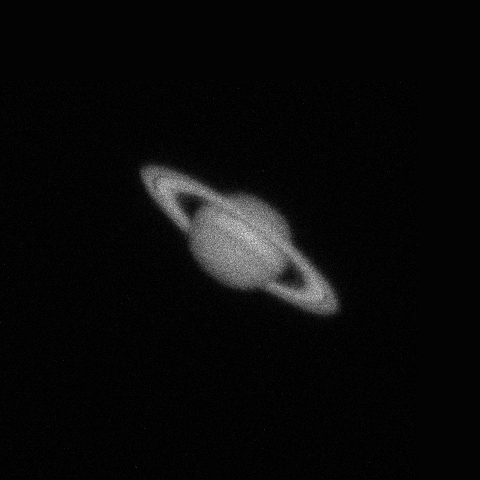
#> input picture Saturn_tests/0000_Object_Name_Filter 3__073112__01-55-44__data.tif, 480 x 480 px, found by its file name; its folder holds only this picture in this run
$ python demo.py
#> lines starting #> are read from the running program, lines starting #| are printed output that depends on the picture
#> in image_reader, data is the input picture: shape (480, 480) uint16; min 16, max 57824, mean 2511.6
### stacking.py
import numpy as np
from astropy.io import fits
import matplotlib.pyplot as plt

# Culls the original 2D array to a central region of interest
# Values must be even numbers
def center_roi(arr2d, roi):
    half = (np.array(roi) / 2).astype(int)
#> half = [150, 150]
    center_i = int(arr2d.shape[0] / 2)
#> center_i = 240
    center_j = int(arr2d.shape[1] / 2)
#> center_j = 240
    return arr2d[(center_i - half[0]):(center_i + half[0]), (center_j - half[0]):(center_j + half[0])]
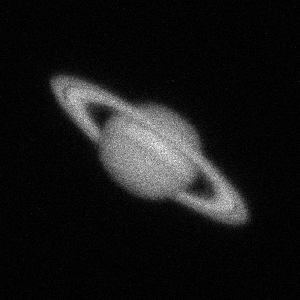
#> returned value: shape (300, 300) uint16; min 16, max 57824, mean 5159.1; drawn with min black and max white

def image_reader(file, format):
    if format == 'tiff':
        data = plt.imread(file)
    elif format == 'fits':
        hdulist = fits.open(file)
        data = hdulist[0].data
    return data

def mean_stack(file_lst, format, roi):
    data0 = center_roi(image_reader(file_lst[0],format),roi)
    data_sum = np.zeros((data0.shape))  # create a 2D array with zeros
    for f in file_lst:
        data = center_roi(image_reader(f,format),roi)
        data_sum += data
    data_mean = data_sum / len(file_lst)
    return data_mean

#running_stats function taken from "Data-driven Astronomy" course
# [61 lines left out: functions running_stats, median_bins_fits, median_approx_fits, not called in this run]

def img_stack(file_lst, format, method, roi, bins=0):
    if method == 'mean':
        print("Mean stacking method used")
        stacked = mean_stack(file_lst, format, roi)
    elif method == 'binapprox':
        stacked = median_approx_fits(file_lst, format, bins, roi)
        print("Binapprox stacking method used")
    return stacked

### demo.py
from stacking import *
import matplotlib.pyplot as plt
import os

############ INSTRUCTIONS ##############
# Comment al the code in whichever example is not executed.
# Run this module.

#-------------------------- Example 1: Saturn TIFF images, using mean stacking method ----------------------------------
#Prepare a list of Saturn TIFF images
dir_path = 'venv/images/Saturn_tests'
file_list = []
for path in os.listdir(dir_path):
    if os.path.isfile(os.path.join(dir_path, path)):
        file_list.append('venv/images/Saturn_tests/' + path)

#Arguments in img_stack:
#file list: a list of strings
#file_format: 'fits' or 'tiff'
#stacking_method: 'mean' or 'binapprox'
#roi: a region of interest centered in the image. Must be smaller than the image size. 2 element list, e.g. [300, 300]
#(Optional) Number of bins, if binapprox method is selected
stacked_img = img_stack(file_list, 'tiff', 'mean', [300,300])
plt.imshow(stacked_img.T, cmap='gray', vmin=0, vmax=44000)
plt.colorbar()
plt.show()
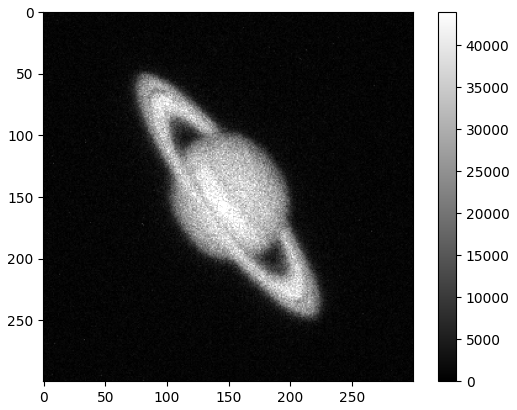
#> figure drawn by matplotlib, 2 panels
#-----------------------------------------------------------------------------------------------------------------------


#------------------ Example 2: Triangulum Galaxy (M33) FITS images, using binapprox stacking method --------------------
# #Prepare a list of M33 FITS images
# file_list = ['venv/images/M33_tests/b_00{}.fits'.format(str(i)) for i in range(1, 4)]
# stacked_img = img_stack(file_list, 'fits', 'binapprox', [300,300], 10)
# plt.imshow(stacked_img.T, cmap='gray', vmin=0, vmax=44000)
# plt.colorbar()
# plt.show()
#-----------------------------------------------------------------------------------------------------------------------
